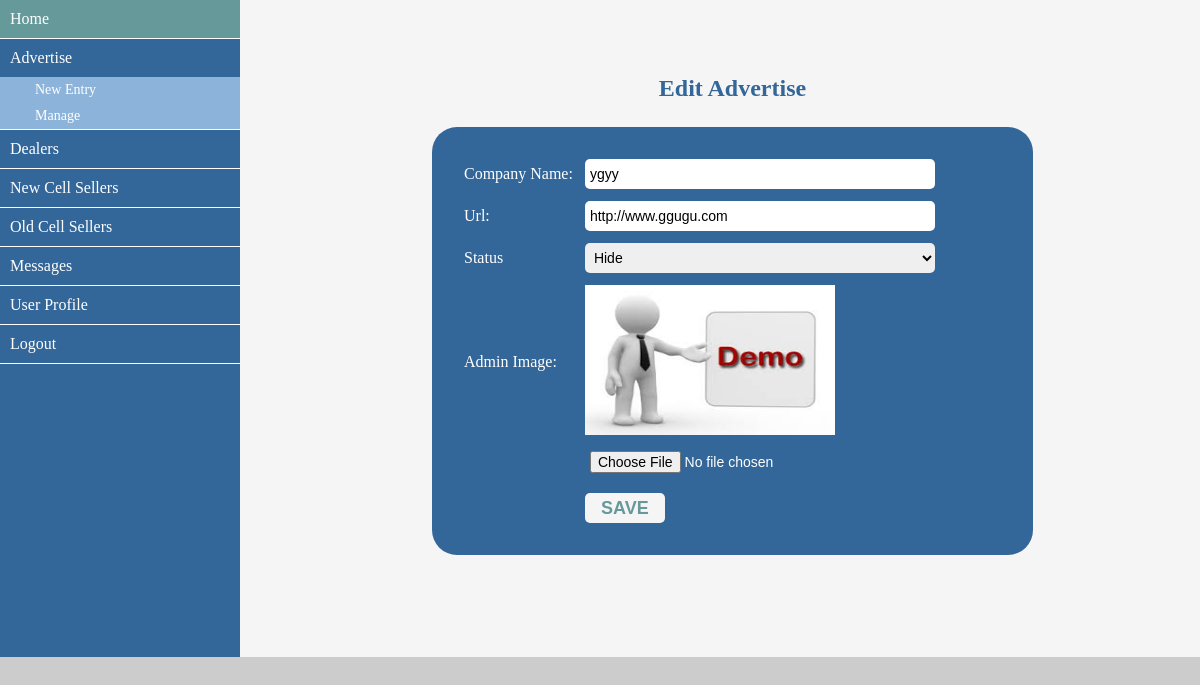
Screenshot of /admin/edit_advertise.php?e=19 (signed in) with the database file from the repository.
### tables this page shows
CREATE TABLE `md_advertise` (
  `id` int(10) NOT NULL,
  `company` varchar(40) NOT NULL,
  `url` varchar(255) NOT NULL,
  `status` varchar(20) NOT NULL,
  `image` varchar(100) NOT NULL
);

### admin/database.php (called while the page is built, shortened)
<?php
	$dbHost = "localhost";
	$dbUser = "root";
	$dbPass = "";
	$dbName = "db_md";
	$con = mysqli_connect($dbHost,$dbUser,$dbPass,$dbName);
	function selectData($query) {
		global $con;
		if ($con) {
			$result = mysqli_query($con,$query);
			if ($result) {
				return mysqli_fetch_assoc($result);
			} else {
				return false;
			}
		} else {
			echo "Database connection failed";
		}
	}
?>

### admin/edit_advertise.php (the view, shortened to what this page needs)
<?php include_once('admin_sidebar.php'); ?>
		<div class="content">
			<div class="form_title cen">
				<h2 style="margin-top: 75px;">Edit Advertise</h2>
			</div>
			<div class="product_form">
				<form action="" method="post">
					<table>
					<?php
						$id = $_GET['e'];
						$query = "SELECT * FROM md_advertise WHERE id='$id'";
						$result = selectData($query);
					?>
						<tr>
							<td>Company Name:</td>
							<td><input type="text" name="com" value="<?= $result['company']; ?>" style="width: 345px;"></td>
						</tr>
						<tr>
							<td>Url:</td>
							<td><input type="text" name="url" value="<?= $result['url']; ?>" style="width: 345px;"></td>
						</tr>
						<tr>
							<td>Status</td>
							<td>
								<select name="status" style="width: 350px;">
									<option value="Hide" <?php if ($result['status'] == "Hide") echo "selected"; ?>>Hide</option>
								</select>
							</td>
						</tr>
						<tr>
							<td>Admin Image:</td>
							<td><img src="<?= $result['image']; ?>" style="width: 250px; height: 150px;"></td>
						</tr>
						<tr>
							<td></td>
							<td><input type="file" name="photo" title="Change"></td>
						</tr>
						<tr>
							<td></td>
							<td class="btn"><input type="submit" value="SAVE" onclick="submitForm(this)"></td>
						</tr>
					</table>
				</form>
			</div>
		</div>
	</div>
</body>
</html>

### admin/assets/css/style.css (style rules this page uses)
* { margin: 0px; padding: 0px; outline: 0; }
body { font-family: verdana; background-color: #ccc; }
.container .content { width: 80%; float: left; background-color: whitesmoke; height: 657px; }
.content .form_title { width: 60%; float: left; }
.form_title h2 { margin-top: 50px; padding-left: 25px; color: #336699; }
.content .product_form { width: 60%; margin-left: 20%; float: left; background-color: #336699; margin-top: 25px; padding-top: 25px; padding-bottom: 25px; padding-left: 25px; color: white; border-radius:25px; }
.product_form td { padding: 5px; }
.product_form input,select { width: 340px; height: 30px; font-size: 14px; border-radius: 5px; border: none; padding-left: 5px; }
.btn input { width: 80px; font-size: 18px; background-color: whitesmoke; color: #669999; cursor: pointer; padding: 2px; font-weight: bold; }
.content .cen { width: 100%; float: left; }
.cen h2 { text-align: center; }

### rows the page displays
md_advertise: com "ygyy", url "http://www.ggugu.com", status "Hide", image (picture)
